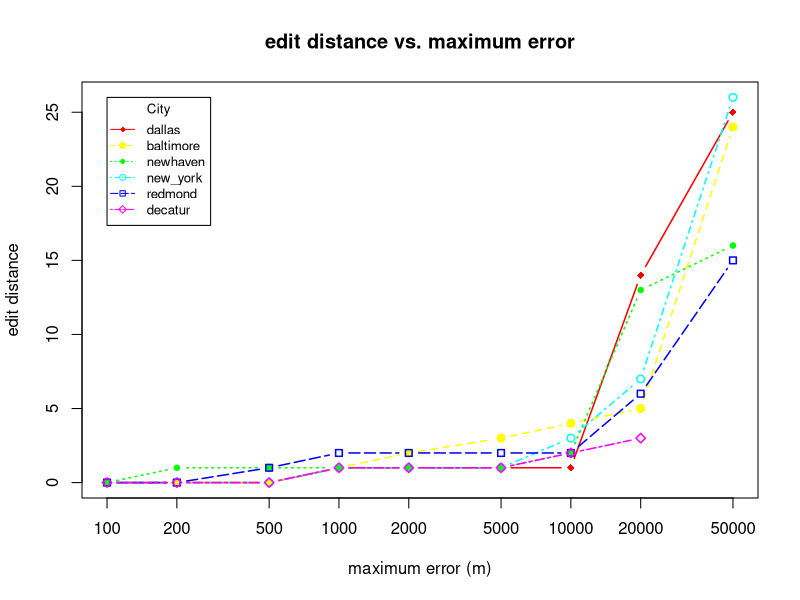

Reproduce this figure in R.
# Create Line Chart

jpeg("./../restaurant_finder/medians_across_city_si_50.jpg")

# convert factor to numeric for convenience 
Medians <- read.csv("./../restaurant_finder/medians_across_city_si_50.csv")
nlocations <- length(unique(Medians$location))
locations <- unique(Medians$location)

# get the range for the x and y axis 
xrange <- range(Medians$skew)
yrange <- range(Medians$distortion)

# set up the plot 
plot(xrange, yrange, type="n", xlab="maximum error (m)", log="x",
  	      ylab="edit distance") 
colors <- rainbow(nlocations)
linetype <- c(1:nlocations) 
plotchar <- seq(18,18+nlocations,1)

# add lines 
for (i in 1:nlocations) { 
  city <- subset(Medians, location==locations[i])
  lines(sort(city$skew), sort(city$distortion), type="b", lwd=1.5,
    lty=linetype[i], col=colors[i], pch=plotchar[i])
} 

# add a title and subtitle 
title("edit distance vs. maximum error")

# add a legend 
legend(xrange[1], yrange[2], locations, cex=0.8, col=colors,
  		   pch=plotchar, lty=linetype, title="City")

dev.off()
